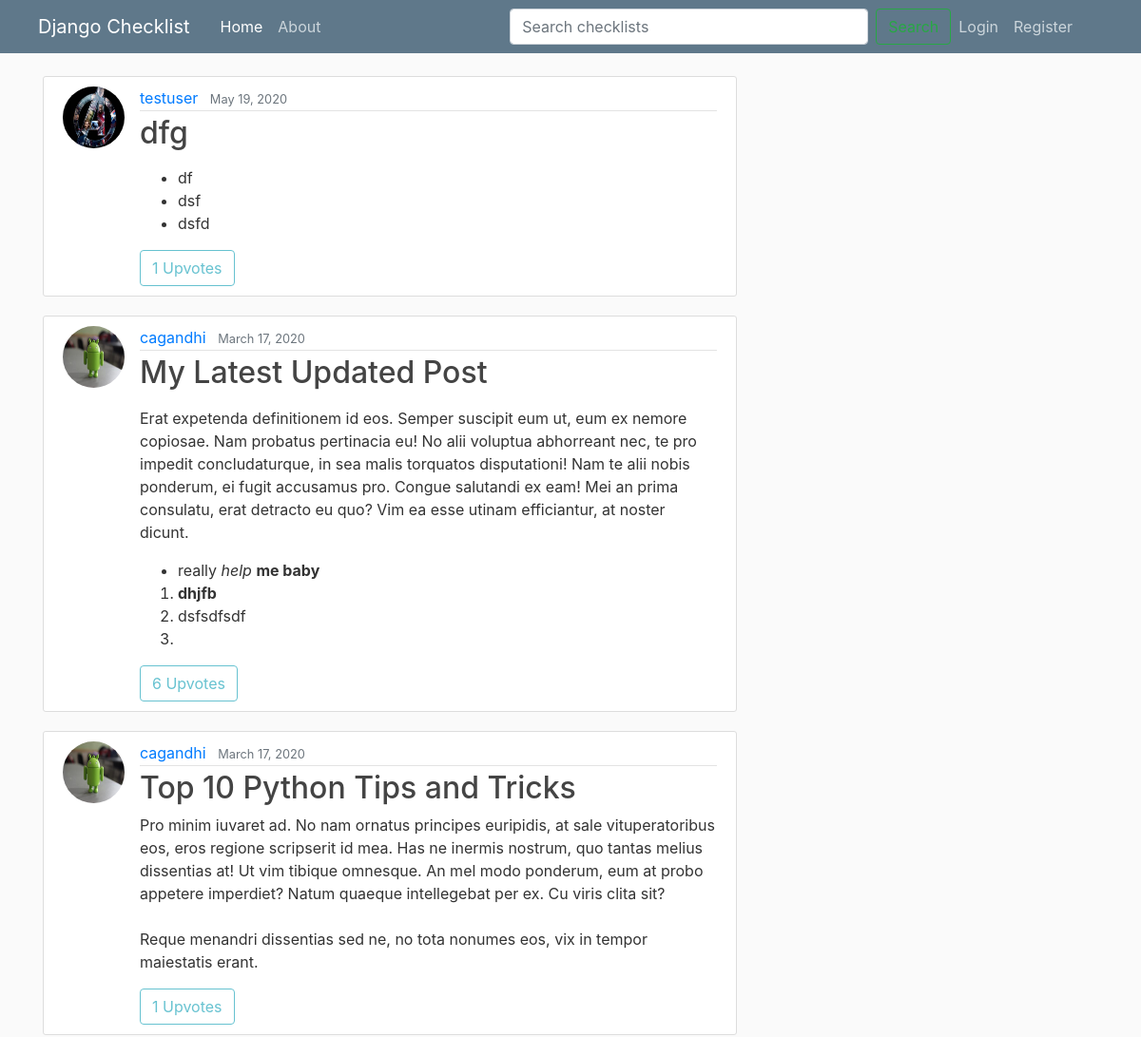
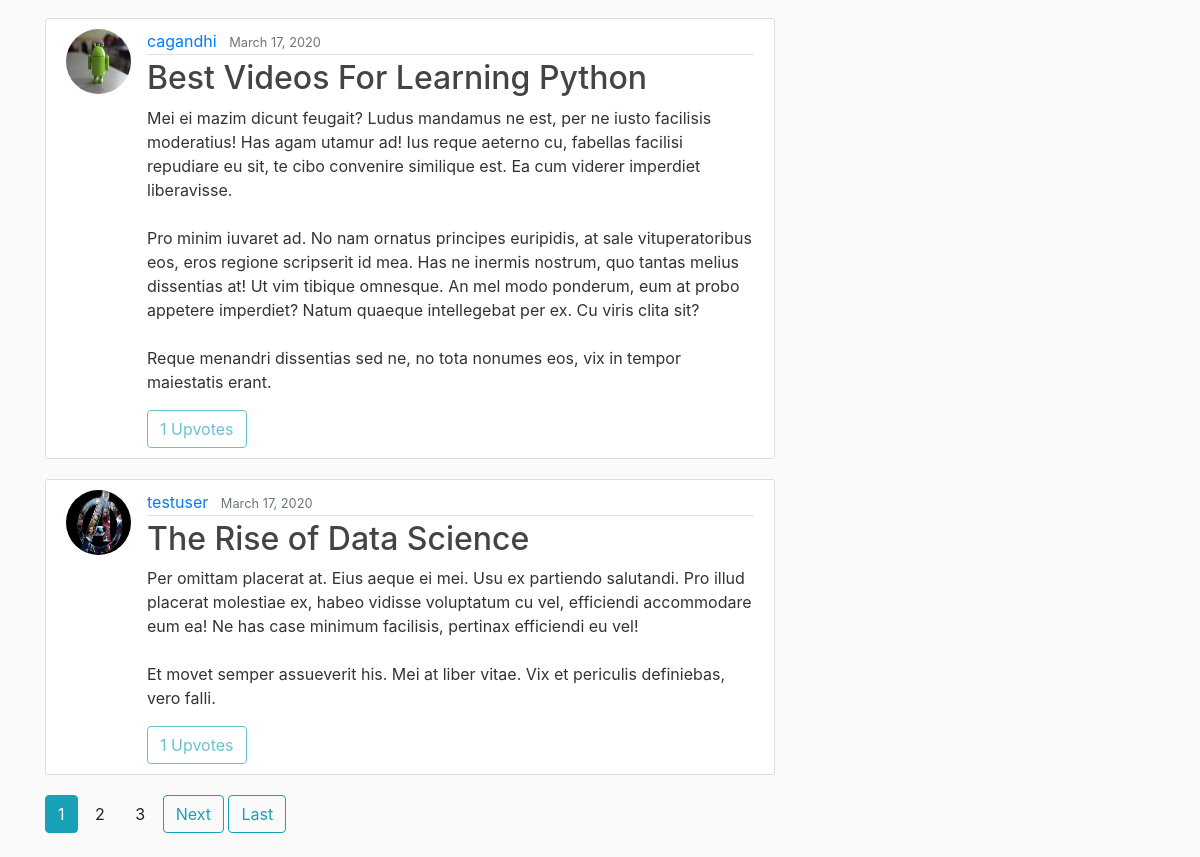
The page / on the database its author committed (2 pictures, top to bottom).
### checklist/models.py (models this page shows, shortened)
class Checklist(models.Model):
	title = models.CharField(max_length=100)
	content = RichTextField()
	date_posted = models.DateTimeField(default=timezone.now)
	author = models.ForeignKey(User, on_delete = models.CASCADE)
	visibility = models.IntegerField(default=0)

### users/models.py (models this page shows, shortened)
class Profile(models.Model):
	user = models.OneToOneField(User, on_delete = models.CASCADE)
	image = models.ImageField(default='default.jpg', upload_to='profile_pics')

### checklist/views.py (the view)
# urls.py: path('', ChecklistListView.as_view(), name='checklist-home'),
class ChecklistListView(ListView):
	model = Checklist
	template_name = 'checklist/home.html' # <app_name>/<model>_<viewtype>.html
	paginate_by = 5
	def get_context_data(self, **kwargs):
		context = super(ChecklistListView, self).get_context_data(**kwargs)
		upvotes_cnt_list = []
		checklists_var = Checklist.objects.all().order_by('-date_posted')
		for checklist in checklists_var:
			upvotes_cnt_list.append(Upvote.objects.filter(checklist=checklist).count())
		checklist_upvotes = zip(checklists_var, upvotes_cnt_list)
		paginator = Paginator(list(checklist_upvotes), self.paginate_by)
		page = self.request.GET.get('page')
		try:
			page_checklist_upvotes = paginator.page(page)
		except PageNotAnInteger:
			page_checklist_upvotes = paginator.page(1)
		except EmptyPage:
			page_checklist_upvotes = paginator.page(paginator.num_pages)
		context['checklist_upvotes'] = page_checklist_upvotes
		context['title'] = 'home'
		context['is_paginated'] = page_checklist_upvotes.has_other_pages
		return context

### checklist/templates/checklist/home.html (shortened to what this page needs)
{% extends "checklist/base.html" %}
{% block content %}
	{% for checklist, uvote in checklist_upvotes %}
		<article class="media content-section">
			<img class="rounded-circle article-img" src="{{ checklist.author.profile.image.url }}">
			<div class="media-body">
				<div class="article-metadata">
					<a class="mr-2" href="{% url 'user-checklists' checklist.author.username %}">{{ checklist.author }}</a>
					<small class="text-muted">{{ checklist.date_posted|date:'F d, Y' }}</small>
				</div>
				<h2><a class="article-title" href="{% url 'checklist-detail' checklist.id %}">{{ checklist.title }}</a></h2>
				<p class="article-content">{{ checklist.content|safe }}</p>
				{% if user.is_authenticated and checklist.author.username != user.username %}
					<a class="btn btn-outline-info" href="{% url 'checklist-upvote' checklist.id %}">Upvote | {{ uvote }}</a>
					<a class="btn btn-outline-info" href="{% url 'checklist-bookmark' checklist.id %}">Bookmark</a>
				{% else %}
					<a class="btn btn-outline-info disabled">{{ uvote }} Upvotes</a>
				{% endif %}
			</div>
		</article>
	{% endfor %}
	{% if is_paginated %}
		{% for num in checklist_upvotes.paginator.page_range %}
			{% if num == checklist_upvotes.number %}
				<a class="btn btn-info mb-4" href="?page={{ num }}">{{ num }}</a>
			{% elif num > checklist_upvotes.number|add:'-3' and num < checklist_upvotes.number|add:'3' %}
				<a class="btn btn-info-outline mb-4" href="?page={{ num }}">{{ num }}</a>
			{% endif %}
		{% endfor %}
		{% if checklist_upvotes.has_next %}
			<a class="btn btn-outline-info mb-4" href="?page={{ checklist_upvotes.next_page_number }}">Next</a>
			<a class="btn btn-outline-info mb-4" href="?page={{ checklist_upvotes.paginator.num_pages }}">Last</a>
		{% endif %}
	{% endif %}
{% endblock content  %}

### checklist/static/checklist/main.css (style rules this page uses)
body { background: #fafafa; color: #333333; margin-top: 5rem; }
h1, h2, h3, h4, h5, h6 { color: #444444; }
ul { margin: 0; }
.content-section { background: #ffffff; padding: 10px 20px; border: 1px solid #dddddd; border-radius: 3px; margin-bottom: 20px; }
.article-title { color: #444444; }
.article-content { white-space: pre-line; }
.article-img { height: 65px; width: 65px; margin-right: 16px; }
.article-metadata { padding-bottom: 1px; margin-bottom: 4px; border-bottom: 1px solid #e3e3e3 }

### rows shown on the page
Checklist: author.profile.image (placeholder picture), author "testuser", date_posted "May 19, 2020", title "dfg", content "df dsf dsfd", uvote "1"
Checklist: author.profile.image (picture), author "cagandhi", date_posted "March 17, 2020", title "My Latest Updated Post", content "Erat expetenda definitionem id eos. Semper suscipit eum ut, eum ex nemore copiosae. Nam probatus pertinacia eu! No alii voluptua abhorreant nec, te pro impedit concludaturque, in sea malis torquatos disputationi! Nam te alii nobis ponderum, ei fugit accusamus pro. Congue salutandi ex eam! Mei an prima consulatu, erat detracto eu quo? Vim ea esse utinam efficiantur, at noster dicunt. really help me baby dhjfb dsfsdfsdf", uvote "6"
Checklist: author.profile.image (picture), author "cagandhi", date_posted "March 17, 2020", title "Top 10 Python Tips and Tricks", content "Pro minim iuvaret ad. No nam ornatus principes euripidis, at sale vituperatoribus eos, eros regione scripserit id mea. Has ne inermis nostrum, quo tantas melius dissentias at! Ut vim tibique omnesque. An mel modo ponderum, eum at probo appetere imperdiet? Natum quaeque intellegebat per ex. Cu viris clita sit? Reque menandri dissentias sed ne, no tota nonumes eos, vix in tempor maiestatis erant.", author "1"
Checklist: author.profile.image (picture), author "cagandhi", date_posted "March 17, 2020", title "Best Videos For Learning Python", content "Mei ei mazim dicunt feugait? Ludus mandamus ne est, per ne iusto facilisis moderatius! Has agam utamur ad! Ius reque aeterno cu, fabellas facilisi repudiare eu sit, te cibo convenire similique est. Ea cum viderer imperdiet liberavisse. Pro minim iuvaret ad. No nam ornatus principes euripidis, at sale vituperatoribus eos, eros regione scripserit id mea. Has ne inermis nostrum, quo tantas melius dissentias at! Ut vim tibique omnesque. An mel modo ponderum, eum at probo appetere imperdiet? Natum quaeque intellegebat per ex. Cu viris clita sit? Reque menandri dissentias sed ne, no tota nonumes eos, vix in tempor maiestatis erant.", author "1"
Checklist: author.profile.image (placeholder picture), author "testuser", date_posted "March 17, 2020", title "The Rise of Data Science", content "Per omittam placerat at. Eius aeque ei mei. Usu ex partiendo salutandi. Pro illud placerat molestiae ex, habeo vidisse voluptatum cu vel, efficiendi accommodare eum ea! Ne has case minimum facilisis, pertinax efficiendi eu vel! Et movet semper assueverit his. Mei at liber vitae. Vix et periculis definiebas, vero falli.", uvote "1"

### other values the page prints
{{ num }} "1"
{{ num }} "2" "3"
